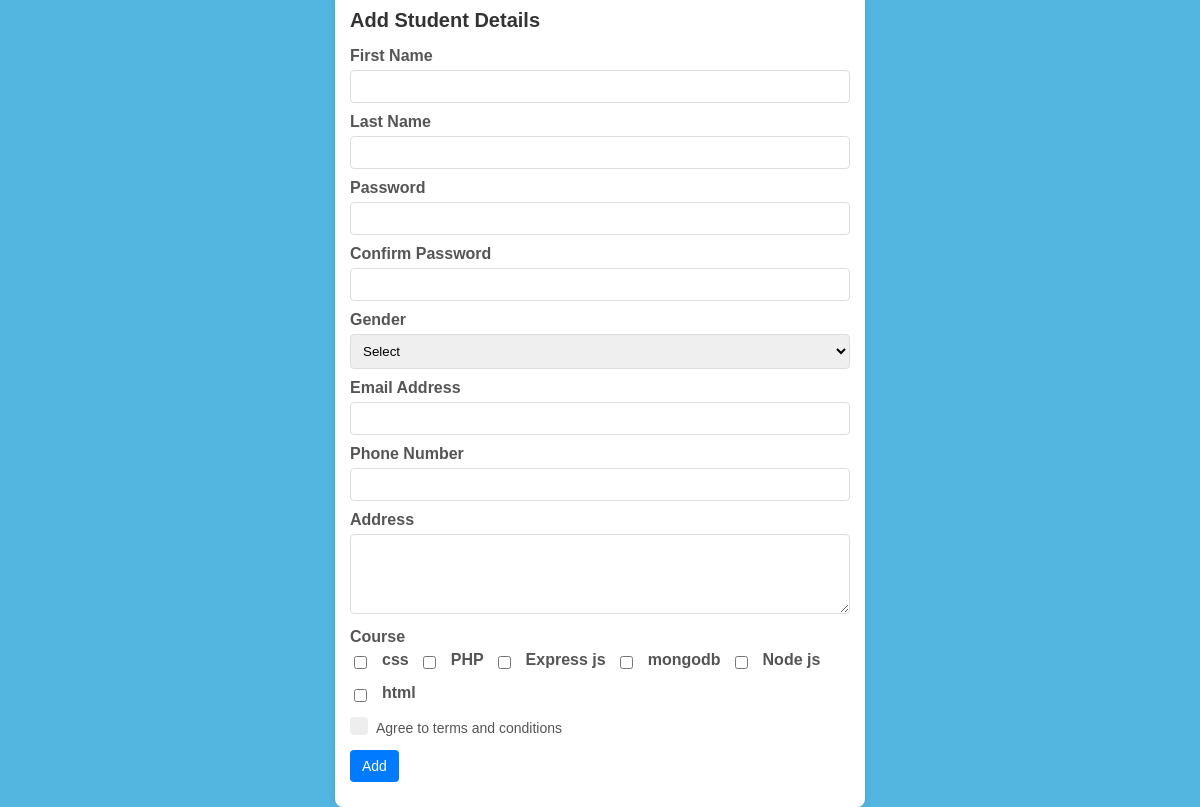
Page /school_management_2/studentadd_detail.php on the committed database.
### tables this page shows
CREATE TABLE `course` (
  `course_id` int(50) NOT NULL,
  `course_name` varchar(100) NOT NULL,
  `course_duration` varchar(50) NOT NULL
);

### school_management_2/studentadd_detail.php (the view, shortened to what this page needs)
<?php
include("connection.php");
$query = "SELECT * FROM course";
$run = mysqli_query($conn, $query);
?>
<!DOCTYPE html>
<html lang="en">
<head>
</head>
<body>
    <div class="container">
        <form action="./student_display.php" method="post">
            <div class="title">Add Student Details</div>
            <div class="form">
                <div class="input_feild">
                    <label for="fname">First Name</label>
                    <input type="text" class="input" name="fname" id="fname">
                </div>
                <div class="input_feild">
                    <label for="lname">Last Name</label>
                    <input type="text" class="input" name="lname">
                </div>
                <div class="input_feild">
                    <label for="password">Password</label>
                    <input type="password" class="input" name="password">
                </div>
                <div class="input_feild">
                    <label for="conpassword">Confirm Password</label>
                    <input type="password" class="input" name="conpassword">
                </div>
                <div class="input_feild">
                    <label for="gender">Gender</label>
                    <select class="selectbox" name="gender">
                        <option value="">Select</option>
                    </select>
                </div>
                <div class="input_feild">
                    <label for="email">Email Address</label>
                    <input type="email" class="input" name="email">
                </div>
                <div class="input_feild">
                    <label for="phone">Phone Number</label>
                    <input type="text" class="input" name="phone">
                </div>
                <div class="input_feild">
                    <label for="address">Address</label>
                    <textarea class="textarea" name="address"></textarea>
                </div>
                <div class="input_feild">
                    <label>Course</label>
                    <div class="course-container">
                        <?php
                        while ($resp = mysqli_fetch_assoc($run)) {
                        ?>
                            <input type="checkbox" name="course[]" value="<?= $resp['course_id']?>">
                            <label><?= $resp['course_name']?></label>
                        <?php
                        }
                        ?>
                    </div>
                </div>
                <div class="input_feild terms">
                    <label class="check">
                        <span class="checkmark"></span>
                    </label>
                    <p>Agree to terms and conditions</p>
                </div>
                <div class="input_feild">
                    <input type="submit" value="Add" class="btn" name="Add">
                </div>
            </div>
        </form>
    </div>
</body>
</html>

### school_management_2/studentadd_detail.php (style rules this page uses)
body { font-family: Arial, sans-serif; background-color: #53b6e1; display: flex; justify-content: center; align-items: center; height: 100vh; margin: 0; }
.container { background-color: #ffffff; padding: 15px; border-radius: 8px; box-shadow: 0 0 10px rgba(0, 0, 0, 0.1); width: 100%; max-width: 500px; }
.title { font-size: 20px; font-weight: bold; margin-bottom: 15px; color: #333; }
.form { display: flex; flex-direction: column; }
.input_feild { margin-bottom: 10px; }
.input_feild label { display: block; font-weight: bold; margin-bottom: 5px; color: #555; }
.input_feild .input, .input_feild .textarea, .input_feild .selectbox { width: 100%; padding: 8px; border-radius: 4px; border: 1px solid #ddd; box-sizing: border-box; }
.textarea { resize: vertical; min-height: 80px; }
.terms { display: flex; align-items: center; }
.terms .check { position: relative; display: inline-block; width: 18px; height: 18px; margin-right: 8px; }
.terms .checkmark { position: absolute; top: 0; left: 0; height: 18px; width: 18px; background-color: #eee; border-radius: 4px; }
.terms .checkmark:after { content: ""; position: absolute; display: none; }
.terms p { margin: 0; color: #555; font-size: 14px; }
.btn { background-color: #007bff; color: white; padding: 8px 12px; border: none; border-radius: 4px; cursor: pointer; font-size: 14px; transition: background-color 0.3s; }
.course-container { display: flex; flex-wrap: wrap; gap: 10px; }
.course-container label { display: flex; align-items: center; gap: 5px; }
.course-container input[type="checkbox"] { margin-right: 5px; }

### rows in the picture
course: course_name "css"
course: course_name "PHP"
course: course_name "Express js"
course: course_name "mongodb"
course: course_name "Node js"
course: course_name "html"
